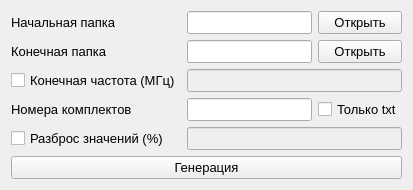
      <widget class="QWidget" name="tab_continuous_spectrum">
       <attribute name="title">
        <string>Сплошной спектр</string>
       </attribute>
       <attribute name="toolTip">
        <string>Парсинг и генерация сплошного спектра</string>
       </attribute>
       <layout class="QGridLayout" name="gridLayout_20">
        <item row="1" column="2">
         <widget class="QPushButton" name="pushButton_open_folder_finish_cc">
          <property name="font">
           <font>
            <pointsize>10</pointsize>
           </font>
          </property>
          <property name="toolTip">
           <string>&lt;html&gt;&lt;head/&gt;&lt;body&gt;&lt;p&gt;Выбрать директорию для генерации&lt;/p&gt;&lt;/body&gt;&lt;/html&gt;</string>
          </property>
          <property name="text">
           <string>Открыть</string>
          </property>
         </widget>
        </item>
        <item row="3" column="1">
         <widget class="QLineEdit" name="lineEdit_set_number_cc">
          <property name="font">
           <font>
            <pointsize>10</pointsize>
           </font>
          </property>
          <property name="toolTip">
           <string>&lt;html&gt;&lt;head/&gt;&lt;body&gt;&lt;p&gt;Номера генерируемых комплектов (0 или отсутствие значений, если генерация не требуется)&lt;/p&gt;&lt;/body&gt;&lt;/html&gt;</string>
          </property>
         </widget>
        </item>
        <item row="1" column="0">
         <widget class="QLabel" name="label_path_folder_cc_finish">
          <property name="font">
           <font>
            <pointsize>10</pointsize>
           </font>
          </property>
          <property name="text">
           <string>Конечная папка</string>
          </property>
         </widget>
        </item>
        <item row="0" column="1">
         <widget class="QLineEdit" name="lineEdit_path_folder_start_cc">
          <property name="font">
           <font>
            <pointsize>10</pointsize>
           </font>
          </property>
          <property name="toolTip">
           <string>&lt;html&gt;&lt;head/&gt;&lt;body&gt;&lt;p&gt;Путь к исходным документам&lt;/p&gt;&lt;/body&gt;&lt;/html&gt;</string>
          </property>
         </widget>
        </item>
        <item row="0" column="0">
         <widget class="QLabel" name="label_path_folder_cc_start">
          <property name="font">
           <font>
            <pointsize>10</pointsize>
           </font>
          </property>
          <property name="text">
           <string>Начальная папка</string>
          </property>
         </widget>
        </item>
        <item row="1" column="1">
         <widget class="QLineEdit" name="lineEdit_path_folder_finish_cc">
          <property name="font">
           <font>
            <pointsize>10</pointsize>
           </font>
          </property>
          <property name="toolTip">
           <string>&lt;html&gt;&lt;head/&gt;&lt;body&gt;&lt;p&gt;Путь к конечной директории&lt;/p&gt;&lt;/body&gt;&lt;/html&gt;</string>
          </property>
         </widget>
        </item>
        <item row="2" column="0">
         <widget class="QCheckBox" name="checkBox_cc_frequency">
          <property name="font">
           <font>
            <pointsize>10</pointsize>
           </font>
          </property>
          <property name="toolTip">
           <string>&lt;html&gt;&lt;head/&gt;&lt;body&gt;&lt;p&gt;Нажмите, чтобы ввести конечную частоту&lt;/p&gt;&lt;/body&gt;&lt;/html&gt;</string>
          </property>
          <property name="text">
           <string>Конечная частота (МГц)</string>
          </property>
         </widget>
        </item>
        <item row="3" column="2">
         <widget class="QCheckBox" name="checkBox_cc_txt">
          <property name="font">
           <font>
            <pointsize>10</pointsize>
           </font>
          </property>
          <property name="toolTip">
           <string>&lt;html&gt;&lt;head/&gt;&lt;body&gt;&lt;p&gt;Для создания только txt файлов&lt;/p&gt;&lt;/body&gt;&lt;/html&gt;</string>
          </property>
          <property name="text">
           <string>Только txt</string>
          </property>
         </widget>
        </item>
        <item row="0" column="2">
         <widget class="QPushButton" name="pushButton_open_folder_start_cc">
          <property name="font">
           <font>
            <pointsize>10</pointsize>
           </font>
          </property>
          <property name="toolTip">
           <string>&lt;html&gt;&lt;head/&gt;&lt;body&gt;&lt;p&gt;Выбрать директорию с начальными файлами&lt;/p&gt;&lt;/body&gt;&lt;/html&gt;</string>
          </property>
          <property name="text">
           <string>Открыть</string>
          </property>
         </widget>
        </item>
        <item row="5" column="0" colspan="3">
         <widget class="QPushButton" name="pushButton_ss_start">
          <property name="font">
           <font>
            <pointsize>10</pointsize>
           </font>
          </property>
          <property name="toolTip">
           <string>&lt;html&gt;&lt;head/&gt;&lt;body&gt;&lt;p&gt;Начать генерацию и парсинг файлов&lt;/p&gt;&lt;/body&gt;&lt;/html&gt;</string>
          </property>
          <property name="text">
           <string>Генерация</string>
          </property>
         </widget>
        </item>
        <item row="2" column="1" colspan="2">
         <widget class="QLineEdit" name="lineEdit_frequency_cc">
          <property name="enabled">
           <bool>false</bool>
          </property>
          <property name="font">
           <font>
            <pointsize>10</pointsize>
           </font>
          </property>
          <property name="toolTip">
           <string>&lt;html&gt;&lt;head/&gt;&lt;body&gt;&lt;p&gt;Частота, ограничивающая значения для txt файлов&lt;/p&gt;&lt;/body&gt;&lt;/html&gt;</string>
          </property>
         </widget>
        </item>
        <item row="3" column="0">
         <widget class="QLabel" name="label_cc_set_number">
          <property name="font">
           <font>
            <pointsize>10</pointsize>
           </font>
          </property>
          <property name="text">
           <string>Номера комплектов</string>
          </property>
         </widget>
        </item>
        <item row="4" column="0">
         <widget class="QCheckBox" name="checkBox_cc_dispersion">
          <property name="font">
           <font>
            <pointsize>10</pointsize>
           </font>
          </property>
          <property name="toolTip">
           <string>&lt;html&gt;&lt;head/&gt;&lt;body&gt;&lt;p&gt;Активировать для указания разброса значений в %&lt;/p&gt;&lt;/body&gt;&lt;/html&gt;</string>
          </property>
          <property name="layoutDirection">
           <enum>Qt::LeftToRight</enum>
          </property>
          <property name="text">
           <string>Разброс значений (%)</string>
          </property>
         </widget>
        </item>
        <item row="4" column="1" colspan="2">
         <widget class="QLineEdit" name="lineEdit_cc_dispersion">
          <property name="enabled">
           <bool>false</bool>
          </property>
          <property name="font">
           <font>
            <pointsize>10</pointsize>
           </font>
          </property>
          <property name="toolTip">
           <string>&lt;html&gt;&lt;head/&gt;&lt;body&gt;&lt;p&gt;Процент разброса, целое или дробное число (разделитель дробной части «.»)&lt;/p&gt;&lt;/body&gt;&lt;/html&gt;</string>
          </property>
         </widget>
        </item>
       </layout>
      </widget>
